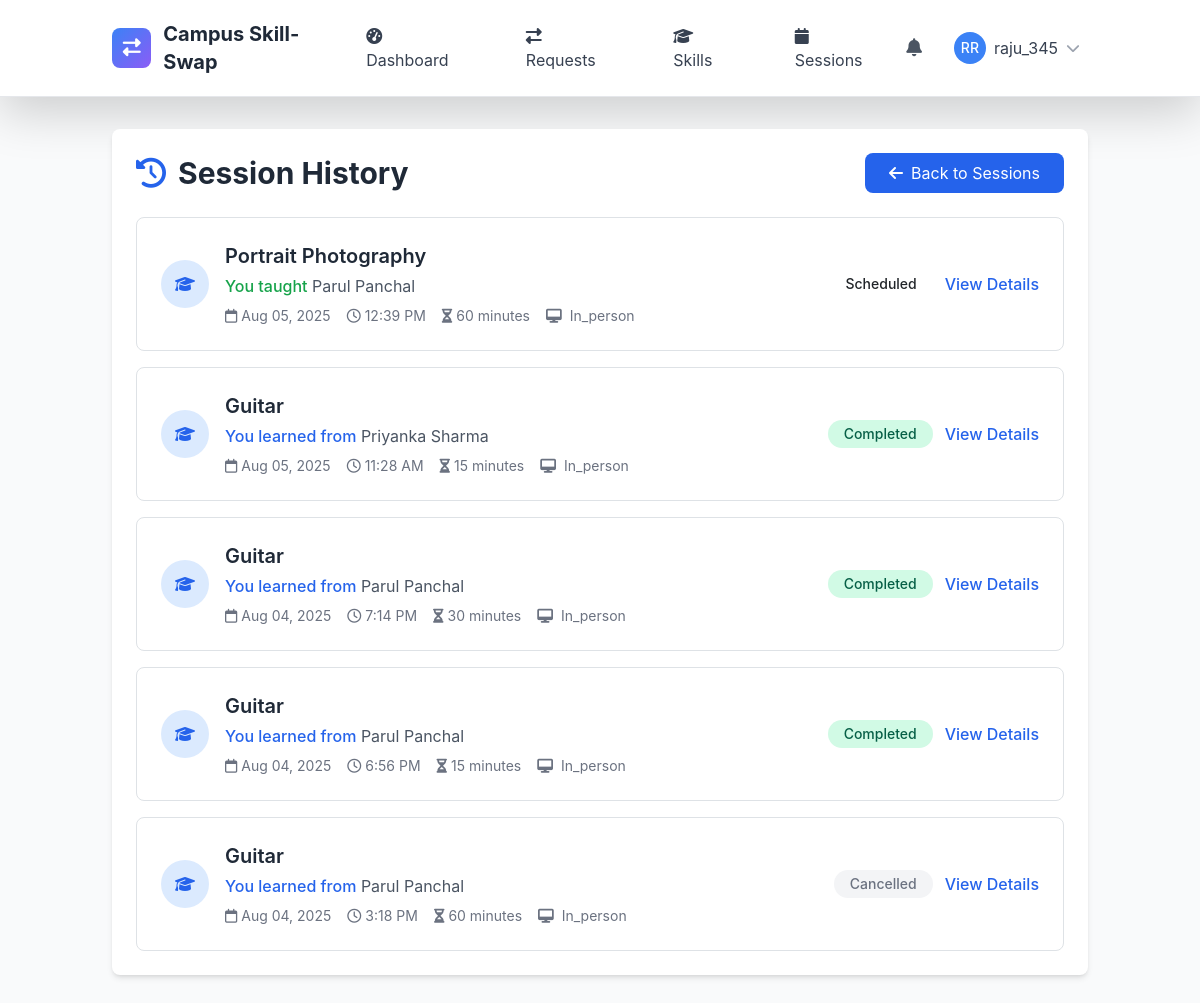
The page /sessions/history/ (signed in) on the database its author committed.
### skill_sessions/models.py (models this page shows, shortened)
class SkillSwapSession(models.Model):
    STATUS_CHOICES = [
        ('scheduled', 'Scheduled'),
        ('in_progress', 'In Progress'),
        ('completed', 'Completed'),
        ('cancelled', 'Cancelled'),
        ('no_show', 'No Show'),
    ]
    request = models.OneToOneField(SkillSwapRequest, on_delete=models.CASCADE, related_name='session')
    teacher = models.ForeignKey(User, on_delete=models.CASCADE, related_name='teaching_sessions')
    learner = models.ForeignKey(User, on_delete=models.CASCADE, related_name='learning_sessions')
    skill = models.ForeignKey('skills.Skill', on_delete=models.CASCADE, related_name='skill_sessions')
    scheduled_date = models.DateTimeField()
    duration_minutes = models.PositiveIntegerField(default=60)
    format = models.CharField(max_length=20, choices=[
        ('online', 'Online'),
        ('in_person', 'In-Person'),
    ])
    location = models.CharField(max_length=200, blank=True)
    meeting_link = models.URLField(blank=True, help_text="For online sessions")
    status = models.CharField(max_length=20, choices=STATUS_CHOICES, default='scheduled')
    started_at = models.DateTimeField(null=True, blank=True)
    ended_at = models.DateTimeField(null=True, blank=True)
    actual_duration = models.PositiveIntegerField(null=True, blank=True, help_text="Actual duration in minutes")
    teacher_notes = models.TextField(blank=True, help_text="Private notes for the teacher")
    learner_notes = models.TextField(blank=True, help_text="Private notes for the learner")
    session_summary = models.TextField(blank=True, help_text="What was covered in this session")
    created_at = models.DateTimeField(auto_now_add=True)
    updated_at = models.DateTimeField(auto_now=True)
    class Meta:
        ordering = ['scheduled_date']
        db_table = 'swapsession'

### skills/models.py (models this page shows, shortened)
class Skill(models.Model):
    name = models.CharField(max_length=100)
    category = models.ForeignKey(SkillCategory, on_delete=models.CASCADE, related_name='skills')
    description = models.TextField(blank=True)
    is_popular = models.BooleanField(default=False)
    created_at = models.DateTimeField(auto_now_add=True)
    updated_at = models.DateTimeField(auto_now=True)
    class Meta:
        ordering = ['category__name', 'name']
        unique_together = ['name', 'category']

### skill_sessions/views.py (the view)
# urls.py: path('history/', views.SessionHistoryView.as_view(), name='session_history'),
class SessionHistoryView(LoginRequiredMixin, ListView):
    model = SkillSwapSession
    template_name = 'skill_sessions/session_history.html'
    context_object_name = 'sessions'
    def get_queryset(self):
        from django.db.models import Q
        return SkillSwapSession.objects.filter(
            Q(teacher=self.request.user) | Q(learner=self.request.user)
        ).filter(
            Q(status__in=['completed', 'cancelled', 'no_show']) |
            Q(scheduled_date__lt=timezone.now(), status='scheduled')
        ).select_related('teacher', 'learner', 'skill').order_by('-scheduled_date')
    def get_context_data(self, **kwargs):
        context = super().get_context_data(**kwargs)
        context.update(get_user_statistics(self.request.user))
        return context

### templates/skill_sessions/session_history.html (shortened to what this page needs)
{% extends 'base.html' %}
{% load static %}
{% block content %}
<div class="container mx-auto px-4 py-8">
    <div class="bg-white rounded-lg shadow-md p-6">
        <div class="flex items-center justify-between mb-6">
            <h1 class="text-3xl font-bold text-gray-800">
                <i class="fas fa-history mr-3 text-blue-600"></i>Session History
            </h1>
            <a href="{% url 'skill_sessions:my_sessions' %}" class="bg-blue-600 hover:bg-blue-700 text-white px-4 py-2 rounded-lg transition-colors">
                <i class="fas fa-arrow-left mr-2"></i>Back to Sessions
            </a>
        </div>
        {% if sessions %}
            <div class="space-y-4">
                {% for session in sessions %}
                    <div class="border rounded-lg p-4 hover:shadow-md transition-shadow">
                        <div class="flex items-center justify-between">
                            <div class="flex-1">
                                <div class="flex items-center space-x-4">
                                    <div class="flex-shrink-0">
                                        <div class="w-12 h-12 bg-blue-100 rounded-full flex items-center justify-center">
                                            <i class="fas fa-graduation-cap text-blue-600"></i>
                                        </div>
                                    </div>
                                    <div class="flex-1">
                                        <h3 class="text-xl font-semibold text-gray-800">{{ session.skill.name }}</h3>
                                        <div class="text-gray-600 mt-1">
                                            {% if session.teacher == user %}
                                                <span class="text-green-600 font-medium">You taught</span>
                                                {{ session.learner.get_full_name|default:session.learner.username }}
                                            {% else %}
                                                <span class="text-blue-600 font-medium">You learned from</span>
                                                {{ session.teacher.get_full_name|default:session.teacher.username }}
                                            {% endif %}
                                        </div>
                                        <div class="flex items-center space-x-4 mt-2 text-sm text-gray-500">
                                            <span><i class="far fa-calendar mr-1"></i>{{ session.scheduled_date|date:"M d, Y" }}</span>
                                            <span><i class="far fa-clock mr-1"></i>{{ session.scheduled_date|time:"g:i A" }}</span>
                                            <span><i class="fas fa-hourglass-half mr-1"></i>{{ session.duration_minutes }} minutes</span>
                                            <span class="capitalize">
                                                <i class="fas fa-{{ session.format|yesno:'desktop,map-marker-alt' }} mr-1"></i>
                                                {{ session.format|capfirst }}
                                            </span>
                                        </div>
                                    </div>
                                </div>
                            </div>
                            <div class="flex items-center space-x-3">
                                <span class="status-badge status-{{ session.status }} px-3 py-1 rounded-full text-sm font-medium">
                                    {{ session.get_status_display }}
                                </span>
                                <a href="{% url 'skill_sessions:session_detail' session.id %}"
                                   class="text-blue-600 hover:text-blue-800 font-medium">
                                    View Details
                                </a>
                            </div>
                        </div>
                    </div>
                {% endfor %}
            </div>
        {% endif %}
    </div>
</div>
{% endblock %}

### templates/base.html (shortened to what this page needs)
{% load static %}
<!DOCTYPE html>
<html lang="en" class="h-full">
<head>
    <script src="https://cdn.tailwindcss.com"></script>
    <link href="https://cdn.jsdelivr.net/npm/bootstrap@5.3.2/dist/css/bootstrap.min.css" rel="stylesheet">
    <link rel="stylesheet" href="https://cdnjs.cloudflare.com/ajax/libs/font-awesome/6.5.1/css/all.min.css">
</head>
<body class="bg-gray-50 h-full">
    <nav class="bg-white shadow-lg border-b">
        <div class="container mx-auto px-4">
            <div class="flex justify-between items-center py-3">
                <div class="flex items-center space-x-3">
                    <div class="w-10 h-10 gradient-bg rounded-lg flex items-center justify-center">
                        <i class="fas fa-exchange-alt text-white text-lg"></i>
                    </div>
                    <a href="{% url 'core:home' %}" class="text-xl font-bold text-gray-800 hover:text-blue-600 transition-colors">
                        Campus Skill-Swap
                    </a>
                </div>
                <div class="hidden md:flex items-center space-x-6">
                    {% if user.is_authenticated %}
                        <a href="{% url 'core:dashboard' %}" class="nav-link px-3 py-2 text-gray-700 hover:text-blue-600 transition-colors">
                            <i class="fas fa-tachometer-alt mr-2"></i>Dashboard
                        </a>
                        <a href="{% url 'skill_sessions:request_list' %}" class="nav-link px-3 py-2 text-gray-700 hover:text-blue-600 transition-colors">
                            <i class="fas fa-exchange-alt mr-2"></i>Requests
                        </a>
                        <a href="{% url 'skills:skill_list' %}" class="nav-link px-3 py-2 text-gray-700 hover:text-blue-600 transition-colors">
                            <i class="fas fa-graduation-cap mr-2"></i>Skills
                        </a>
                        <a href="{% url 'skill_sessions:session_management' %}" class="nav-link px-3 py-2 text-gray-700 hover:text-blue-600 transition-colors">
                            <i class="fas fa-calendar mr-2"></i>Sessions
                        </a>
                    {% endif %}
                </div>
                <div class="flex items-center space-x-4">
                    {% if user.is_authenticated %}
                        <div class="relative">
                            <button id="notificationBtn" class="relative p-2 text-gray-600 hover:text-blue-600 transition-colors">
                                <i class="fas fa-bell text-lg"></i>
                            </button>
                        </div>
                        <div class="relative">
                            <button id="userMenuBtn" class="flex items-center space-x-2 p-2 rounded-lg hover:bg-gray-100 transition-colors">
                                {% if user.profile.profile_picture %}
                                    <img src="{{ user.profile.profile_picture.url }}" alt="Profile" class="w-8 h-8 rounded-full">
                                {% else %}
                                    <div class="w-8 h-8 bg-blue-500 rounded-full flex items-center justify-center">
                                        <span class="text-white text-sm font-medium">{{ user.first_name|first|upper }}{{ user.last_name|first|upper }}</span>
                                    </div>
                                {% endif %}
                                <span class="hidden md:block text-gray-700">{{ user.username}}</span>
                                <i class="fas fa-chevron-down text-gray-400 text-sm"></i>
                            </button>
                        </div>
                    {% endif %}
                </div>
            </div>
        </div>
    </nav>
    <main class="min-h-screen">
        {% block content %}{% endblock %}
    </main>
</body>
</html>

### templates/base.html (style rules this page uses)
:root { --primary-color: #3B82F6; --secondary-color: #10B981; --accent-color: #8B5CF6; --warning-color: #F59E0B; --danger-color: #EF4444; }
body { font-family: 'Inter', -apple-system, BlinkMacSystemFont, sans-serif; }
.gradient-bg { background: linear-gradient(135deg, var(--primary-color) 0%, var(--accent-color) 100%); }

### templates/skill_sessions/session_history.html (style rules this page uses)
.status-badge.status-completed { background-color: #D1FAE5; color: #065F46; }
.status-badge.status-cancelled { background-color: #F3F4F6; color: #6B7280; }

### rows shown on the page
SkillSwapSession: skill.name "Portrait Photography", learner.get_full_name "Parul Panchal", scheduled_date "Aug 05, 2025", scheduled_date "12:39 PM", duration_minutes "60", format "In_person", status "Scheduled"
SkillSwapSession: skill.name "Guitar", teacher.get_full_name "Priyanka Sharma", scheduled_date "Aug 05, 2025", scheduled_date "11:28 AM", duration_minutes "15", format "In_person", status "Completed"
SkillSwapSession: skill.name "Guitar", teacher.get_full_name "Parul Panchal", scheduled_date "Aug 04, 2025", scheduled_date "7:14 PM", duration_minutes "30", format "In_person", status "Completed"
SkillSwapSession: skill.name "Guitar", teacher.get_full_name "Parul Panchal", scheduled_date "Aug 04, 2025", scheduled_date "6:56 PM", duration_minutes "15", format "In_person", status "Completed"
SkillSwapSession: skill.name "Guitar", teacher.get_full_name "Parul Panchal", scheduled_date "Aug 04, 2025", scheduled_date "3:18 PM", duration_minutes "60", format "In_person", status "Cancelled"

### other values the page prints
{{ user.first_name|first|upper }} "R"
{{ user.last_name|first|upper }} "R"
{{ user.username }} "raju_345"
